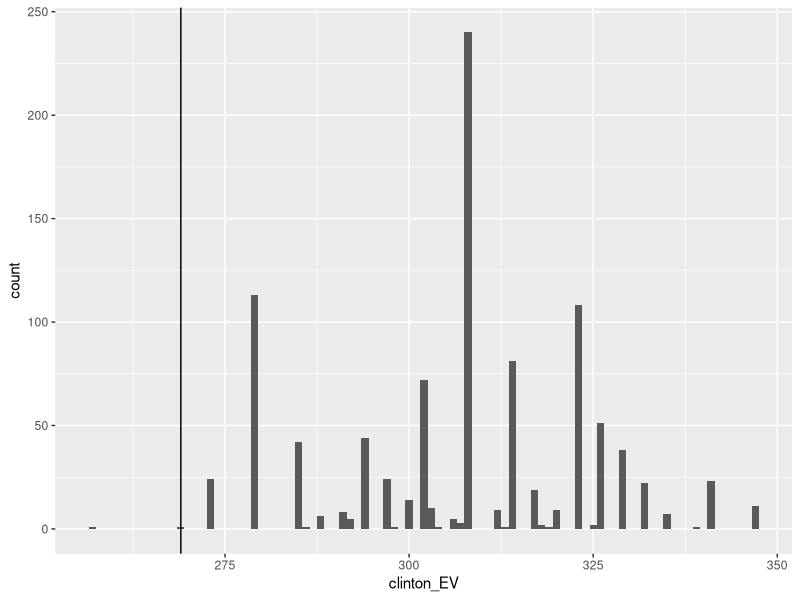
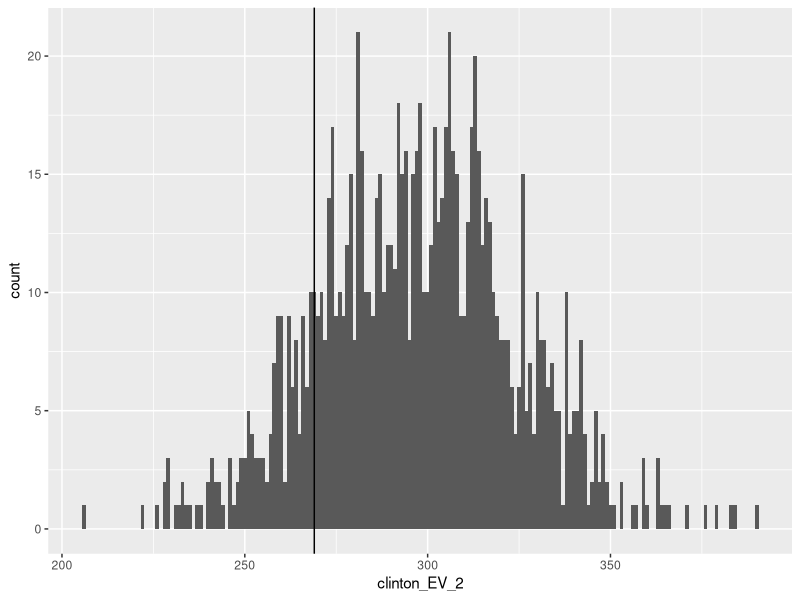
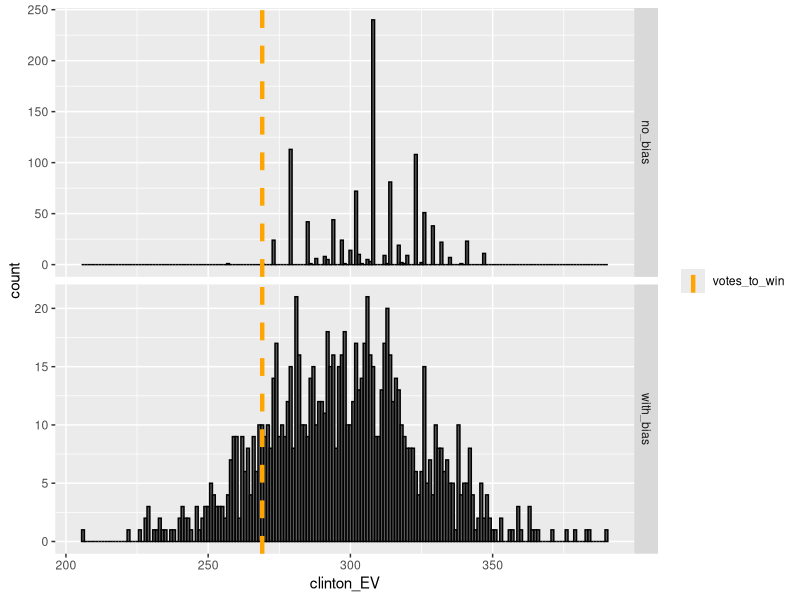

The R script that drew these images, in order:
library(tidyverse)
library(dslabs)
data("polls_us_election_2016")

results_us_election_2016 %>% arrange(desc(electoral_votes)) %>% top_n(5, electoral_votes)

#computing the average and standard deviation for each state
results <- polls_us_election_2016 %>%
  filter(state != "U.S." &
           !grepl("CD", state) &
           enddate >= "2016-10-31" &
           (grade %in% c("A+", "A", "A-", "B+") | is.na(grade))) %>%
  mutate(spread = rawpoll_clinton/100 - rawpoll_trump/100) %>%
  group_by(state) %>%
  summarize(avg = mean(spread), sd = sd(spread), n = n()) %>%
  mutate(state = as.character(state))

# 10 closest races = battleground states
results %>% arrange(abs(avg))

# joining electoral college votes and results
results <- left_join(results, results_us_election_2016, by="state")

# states with no polls: note Rhode Island and District of Columbia = Democrat
results_us_election_2016 %>% filter(!state %in% results$state)

# assigns sd to states with just one poll as median of other sd values
results <- results %>%
  mutate(sd = ifelse(is.na(sd), median(results$sd, na.rm = TRUE), sd))

#Calculating the posterior mean and posterior standard error
mu <- 0
tau <- 0.02
results %>% mutate(sigma = sd/sqrt(n),
                   B = sigma^2/ (sigma^2 + tau^2),
                   posterior_mean = B*mu + (1-B)*avg,
                   posterior_se = sqrt( 1 / (1/sigma^2 + 1/tau^2))) %>%
  arrange(abs(posterior_mean))

#Monte Carlo simulation of Election Night results (no general bias)
mu <- 0
tau <- 0.02
clinton_EV <- replicate(1000, {
  results %>% mutate(sigma = sd/sqrt(n),
                     B = sigma^2/ (sigma^2 + tau^2),
                     posterior_mean = B*mu + (1-B)*avg,
                     posterior_se = sqrt( 1 / (1/sigma^2 + 1/tau^2)),
                     simulated_result = rnorm(length(posterior_mean), posterior_mean, posterior_se),
                     clinton = ifelse(simulated_result > 0, electoral_votes, 0)) %>%    # award votes if Clinton wins state
    summarize(clinton = sum(clinton)) %>%    # total votes for Clinton
    .$clinton + 7    # 7 votes for Rhode Island and DC
})
mean(clinton_EV > 269)    # over 269 votes wins election

# histogram of outcomes no bias
data.frame(clinton_EV) %>%
  ggplot(aes(clinton_EV)) +
  geom_histogram(binwidth = 1) +
  geom_vline(xintercept = 269)

#Monte Carlo simulation including general bias
mu <- 0
tau <- 0.02
bias_sd <- 0.03
clinton_EV_2 <- replicate(1000, {
  results %>% mutate(sigma = sqrt(sd^2/(n) + bias_sd^2),    # added bias_sd term
                     B = sigma^2/ (sigma^2 + tau^2),
                     posterior_mean = B*mu + (1-B)*avg,
                     posterior_se = sqrt( 1 / (1/sigma^2 + 1/tau^2)),
                     simulated_result = rnorm(length(posterior_mean), posterior_mean, posterior_se),
                     clinton = ifelse(simulated_result > 0, electoral_votes, 0)) %>%    # award votes if Clinton wins state
    summarize(clinton = sum(clinton)) %>%    # total votes for Clinton
    .$clinton + 7    # 7 votes for Rhode Island and DC
})
mean(clinton_EV_2 > 269)    # over 269 votes wins election

# histogram of outcomes with bias
data.frame(clinton_EV_2) %>%
  ggplot(aes(clinton_EV_2)) +
  geom_histogram(binwidth = 1) +
  geom_vline(xintercept = 269)

# histogram comparing two outcomes
clinton_EV <- data.frame(clinton_EV) %>% mutate(bias = "no_bias") 
clinton_EV_2 <- data.frame(clinton_EV_2) %>% mutate(bias = "with_bias") %>% rename(clinton_EV = clinton_EV_2)
electoral_results_clinton <- rbind(clinton_EV,clinton_EV_2) %>% mutate(bias = as.factor(bias))

votes_to_win <- data.frame(x=269,type="votes_to_win")
electoral_results_clinton %>% ggplot(aes(clinton_EV)) +
  geom_histogram(binwidth = 1,color="black") +
  geom_vline(data=votes_to_win,aes(xintercept=x,color=type),linetype="dashed",linewidth=1.5)+ #the type column will represent how color behaves for scale color manual
  scale_color_manual(values = c("votes_to_win"="orange"))+ #Associates the color orange to votes_to win label 
  guides(color=guide_legend(title = NULL)) + #Excludes legend title
  facet_grid(bias~.,scales = "free_y") # Set scales to "free_y" for the y-axis
